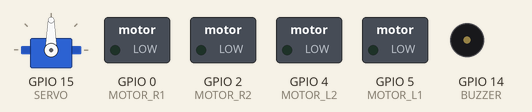
This sketch was run on a simulated ESP8266 (NodeMCU). On the bench: servo, switched loads named in the sketch (green lamp = pin HIGH), buzzer (waves = sounding). WiFi joins after 1.5 s; servers stay silent unless stated; the Firebase database answers and starts empty; what the sketch prints to the serial monitor is not drawn.

Above: at 0.1 s.
At 1.87 s:
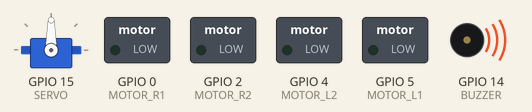
At 5.34 s:
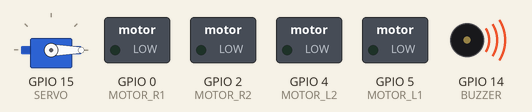
At 10.4 s:
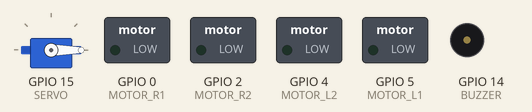
Timing chart, 0 to 11.9 s (numbered marks = the images above):
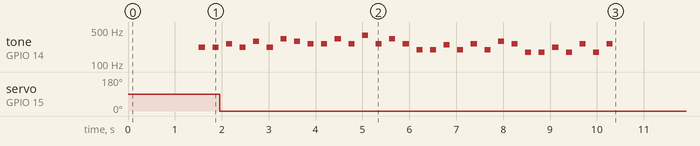

Measured:
- by itself, servo on GPIO 15 (SERVO): 90° → 0° at 2.0 s
- by itself, tone on GPIO 14 (BUZZER): plays 220 Hz for 0.13 s, 220 Hz for 0.13 s, 262 Hz for 0.13 s, 220 Hz for 0.13 s, 294 Hz for 0.13 s, 220 Hz for 0.13 s … (31 notes in this stretch)

The sketch:

main.ino
```cpp
// (licence header left out)
// FirebaseRoom_ESP8266 is a sample that demo using multiple sensors
// and actuactor with the FirebaseArduino library.

#include <ESP8266WiFi.h>
#include <ESP8266HTTPClient.h>
#include <FirebaseArduino.h>
#include <Servo.h>

#include "melodies.h"
extern "C" {
  #include "user_interface.h"
}

#define FIREBASE_HOST "iottestcheb.firebaseio.com"

#define FIREBASE_AUTH "D9b1YvaQh3YFo4AAbT6BNAcRir7PUmWFIakZBr3v"
#define WIFI_SSID "ekreative"
#define WIFI_PASSWORD "yabloka346"

// http://www.14core.com/wp-content/uploads/2015/06/Node-MCU-Pin-Out-Diagram1.png
const int MOTOR_L1 = 5; // D1
const int MOTOR_L2 = 4; // D2
const int MOTOR_R1 = 0; // D3
const int MOTOR_R2 = 2; // D4
const int BUZZER = 14; // D5
const int SERVO =  15;  // D8


// const String ROBOT_ID = "cheb_";
// const String ROBOT_ID = "kirill_";
const String ROBOT_ID = "gary_";
const bool DEBUG = true;

Servo servo;
int pos1 = 170;
int currentMelody = 0;


os_timer_t myTimer;

int buzz_note = 1;
int buzz_melody_num = 0;
bool buzz_playing = false;
bool buzz_delay = false;
unsigned long buzz_next_fire = 0;

void timerCallback(void *pArg) {
  if (!buzz_playing) {return;}

  unsigned long currentMillis = millis();
  if (buzz_next_fire < currentMillis) {
    if (buzz_note > buzz_melodies[buzz_melody_num * 2][0]) {
      buzz_playing = false;
      Serial.println("finish");
      return;
    }

    if (!buzz_delay) { //play note
      int frequency = buzz_melodies[buzz_melody_num * 2][buzz_note];
      if (frequency) {
        tone(BUZZER, frequency);
      }
      // note duration
      buzz_next_fire = currentMillis + 1000/buzz_melodies[buzz_melody_num * 2 + 1][buzz_note];
      buzz_delay = true;
    } else {
      noTone(BUZZER);
      buzz_next_fire = currentMillis + 1000/buzz_melodies[buzz_melody_num * 2 + 1][buzz_note] * 1.2;
      buzz_delay = false;
      buzz_note++;
    }
  }
}

void timerInit(void) {
  // http://www.switchdoc.com/2015/10/iot-esp8266-timer-tutorial-arduino-ide/
  os_timer_setfn(&myTimer, timerCallback, NULL);
  os_timer_arm(&myTimer, 10, true);
}

void setup() {
  Serial.begin(115200);
  Serial.print("start");

  pinMode(MOTOR_L1, OUTPUT);
  pinMode(MOTOR_L2, OUTPUT);
  pinMode(MOTOR_R1, OUTPUT);
  pinMode(MOTOR_R2, OUTPUT);
  pinMode(BUZZER, OUTPUT);
  servo.attach(SERVO);


  // connect to wifi.
  WiFi.begin(WIFI_SSID, WIFI_PASSWORD);
  Serial.print("connecting");
  while (WiFi.status() != WL_CONNECTED) {
    Serial.print(".");
    delay(500);
  }
  Serial.println();
  Serial.print("connected: ");
  Serial.println(WiFi.localIP());

  Firebase.begin(FIREBASE_HOST, FIREBASE_AUTH);

  play(0);
  timerInit();
}


int motor_l = 0;
int motor_r = 0;
int servo_pos = 0;

void loop() {
  Serial.print(".");

  motor_l = Firebase.getInt(ROBOT_ID + "motor_l");
  motor_r = Firebase.getInt(ROBOT_ID + "motor_r");
  servo_pos = Firebase.getInt(ROBOT_ID + "servo");
  setMotorState(motor_l, motor_r);
  servo.write(servo_pos);

  // delay(50);
}

bool play(int melody_num) {
  if (buzz_playing) {
    return false;
  }

  // buzz_melody_num = melody_num;
  buzz_melody_num = currentMelody++;
  if (currentMelody > 30) {
    currentMelody = 0;
  }

  buzz_note = 1;
  buzz_playing = true;
  buzz_next_fire = 0;
  return true;
}

void setMotorState(int motor_l, int motor_r) {
  int motor_l1 = 0,
      motor_l2 = 0,
      motor_r1 = 0,
      motor_r2 = 0;

  if (motor_l > 0) {
    motor_l1 = motor_l;
  } else {
    motor_l2 = abs(motor_l);
  }

  if (motor_r > 0) {
    motor_r1 = motor_r;
  } else {
    motor_r2 = abs(motor_r);
  }

  if (DEBUG) {
    Serial.print("motor_l1 = ");
    Serial.print(motor_l1);
    Serial.print(". motor_l2 = ");
    Serial.print(motor_l2);
    Serial.print(". motor_r1 = ");
    Serial.print(motor_r1);
    Serial.print(". motor_r2 = ");
    Serial.println(motor_r2);
  }

  analogWrite(MOTOR_L1, motor_l1);
  analogWrite(MOTOR_L2, motor_l2);
  analogWrite(MOTOR_R1, motor_r1);
  analogWrite(MOTOR_R2, motor_r2);
}
```

pitches.h
```cpp
#define NB0  31
#define NC1  33
#define NCS1 35
#define ND1  37
#define NDS1 39
#define NE1  41
#define NF1  44
#define NFS1 46
#define NG1  49
#define NGS1 52
#define NA1  55
#define NAS1 58
#define NB1  62
#define NC2  65
#define NCS2 69
#define ND2  73
#define NDS2 78
#define NE2  82
#define NF2  87
#define NFS2 93
#define NG2  98
#define NGS2 104
#define NA2  110
#define NAS2 117
#define NB2  123
#define NC3  131
#define NCS3 139
#define ND3  147
#define NDS3 156
#define NE3  165
#define NF3  175
#define NFS3 185
#define NG3  196
#define NGS3 208
#define NA3  220
#define NAS3 233
#define NB3  247
#define NC4  262
#define NCS4 277
#define ND4  294
#define NDS4 311
#define NE4  330
#define NF4  349
#define NFS4 370
#define NG4  392
#define NGS4 415
#define NA4  440
#define NAS4 466
#define NB4  494
#define NC5  523
#define NCS5 554
#define ND5  587
#define NDS5 622
#define NE5  659
#define NF5  698
#define NFS5 740
#define NG5  784
#define NGS5 831
#define NA5  880
#define NAS5 932
#define NB5  988
#define NC6  1047
#define NCS6 1109
#define ND6  1175
#define NDS6 1245
#define NE6  1319
#define NF6  1397
#define NFS6 1480
#define NG6  1568
#define NGS6 1661
#define NA6  1760
#define NAS6 1865
#define NB6  1976
#define NC7  2093
#define NCS7 2217
#define ND7  2349
#define NDS7 2489
#define NE7  2637
#define NF7  2794
#define NFS7 2960
#define NG7  3136
#define NGS7 3322
#define NA7  3520
#define NAS7 3729
#define NB7  3951
#define NC8  4186
#define NCS8 4435
#define ND8  4699
#define NDS8 4978
```

Source omitted: melodies.h (data table, 13082 bytes)
